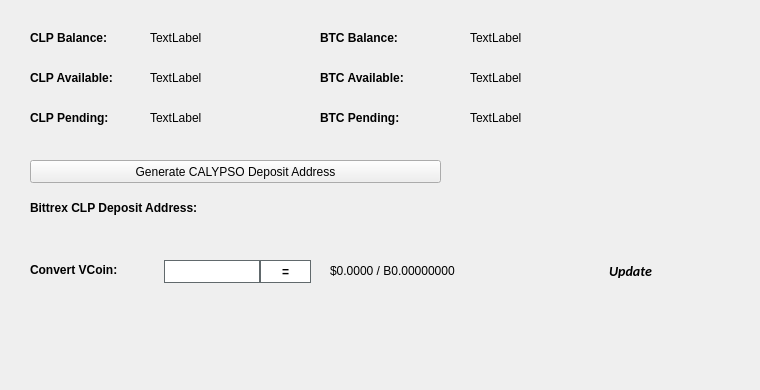
   <widget class="QWidget" name="BalanceTab">
    <attribute name="title">
     <string>Balance</string>
    </attribute>
    <widget class="QLabel" name="BitcoinBalanceLabel">
     <property name="geometry">
      <rect>
       <x>470</x>
       <y>30</y>
       <width>150</width>
       <height>16</height>
      </rect>
     </property>
     <property name="text">
      <string>TextLabel</string>
     </property>
    </widget>
    <widget class="QLabel" name="CLPBalanceLabel">
     <property name="geometry">
      <rect>
       <x>150</x>
       <y>30</y>
       <width>150</width>
       <height>16</height>
      </rect>
     </property>
     <property name="text">
      <string>TextLabel</string>
     </property>
    </widget>
    <widget class="QLabel" name="label_11">
     <property name="geometry">
      <rect>
       <x>30</x>
       <y>30</y>
       <width>101</width>
       <height>16</height>
      </rect>
     </property>
     <property name="font">
      <font>
       <weight>75</weight>
       <bold>true</bold>
      </font>
     </property>
     <property name="text">
      <string>CLP Balance:</string>
     </property>
    </widget>
    <widget class="QLabel" name="label_12">
     <property name="geometry">
      <rect>
       <x>320</x>
       <y>30</y>
       <width>101</width>
       <height>16</height>
      </rect>
     </property>
     <property name="font">
      <font>
       <weight>75</weight>
       <bold>true</bold>
      </font>
     </property>
     <property name="text">
      <string>BTC Balance:</string>
     </property>
    </widget>
    <widget class="QLabel" name="CLPAvailableLabel_2">
     <property name="geometry">
      <rect>
       <x>150</x>
       <y>70</y>
       <width>150</width>
       <height>16</height>
      </rect>
     </property>
     <property name="text">
      <string>TextLabel</string>
     </property>
    </widget>
    <widget class="QLabel" name="label_13">
     <property name="geometry">
      <rect>
       <x>30</x>
       <y>70</y>
       <width>111</width>
       <height>16</height>
      </rect>
     </property>
     <property name="font">
      <font>
       <weight>75</weight>
       <bold>true</bold>
      </font>
     </property>
     <property name="text">
      <string>CLP Available:</string>
     </property>
    </widget>
    <widget class="QLabel" name="label_14">
     <property name="geometry">
      <rect>
       <x>30</x>
       <y>110</y>
       <width>101</width>
       <height>16</height>
      </rect>
     </property>
     <property name="font">
      <font>
       <weight>75</weight>
       <bold>true</bold>
      </font>
     </property>
     <property name="text">
      <string>CLP Pending:</string>
     </property>
    </widget>
    <widget class="QLabel" name="CLPPendingLabel">
     <property name="geometry">
      <rect>
       <x>150</x>
       <y>110</y>
       <width>150</width>
       <height>16</height>
      </rect>
     </property>
     <property name="text">
      <string>TextLabel</string>
     </property>
    </widget>
    <widget class="QLabel" name="label_15">
     <property name="geometry">
      <rect>
       <x>320</x>
       <y>70</y>
       <width>111</width>
       <height>16</height>
      </rect>
     </property>
     <property name="font">
      <font>
       <weight>75</weight>
       <bold>true</bold>
      </font>
     </property>
     <property name="text">
      <string>BTC Available:</string>
     </property>
    </widget>
    <widget class="QLabel" name="BitcoinAvailableLabel">
     <property name="geometry">
      <rect>
       <x>470</x>
       <y>70</y>
       <width>150</width>
       <height>16</height>
      </rect>
     </property>
     <property name="text">
      <string>TextLabel</string>
     </property>
    </widget>
    <widget class="QLabel" name="label_31">
     <property name="geometry">
      <rect>
       <x>320</x>
       <y>110</y>
       <width>111</width>
       <height>16</height>
      </rect>
     </property>
     <property name="font">
      <font>
       <weight>75</weight>
       <bold>true</bold>
      </font>
     </property>
     <property name="text">
      <string>BTC Pending:</string>
     </property>
    </widget>
    <widget class="QLabel" name="BitcoinPendingLabel">
     <property name="geometry">
      <rect>
       <x>470</x>
       <y>110</y>
       <width>150</width>
       <height>16</height>
      </rect>
     </property>
     <property name="text">
      <string>TextLabel</string>
     </property>
    </widget>
    <widget class="QLabel" name="label_33">
     <property name="geometry">
      <rect>
       <x>30</x>
       <y>200</y>
       <width>221</width>
       <height>16</height>
      </rect>
     </property>
     <property name="font">
      <font>
       <weight>75</weight>
       <bold>true</bold>
      </font>
     </property>
     <property name="text">
      <string>Bittrex CLP Deposit Address:</string>
     </property>
    </widget>
    <widget class="QPushButton" name="GenDepositBTN">
     <property name="geometry">
      <rect>
       <x>30</x>
       <y>160</y>
       <width>411</width>
       <height>23</height>
      </rect>
     </property>
     <property name="text">
      <string>Generate CALYPSO Deposit Address</string>
     </property>
     <property name="icon">
      <iconset resource="../calypso.qrc">
       <normaloff>:/icons/bitcoin</normaloff>:/icons/bitcoin</iconset>
     </property>
    </widget>
    <widget class="QLabel" name="DepositAddressLabel">
     <property name="geometry">
      <rect>
       <x>200</x>
       <y>200</y>
       <width>261</width>
       <height>16</height>
      </rect>
     </property>
     <property name="palette">
      <palette>
       <active>
        <colorrole role="WindowText">
         <brush brushstyle="SolidPattern">
          <color alpha="255">
           <red>0</red>
           <green>0</green>
           <blue>0</blue>
          </color>
         </brush>
        </colorrole>
        <colorrole role="Text">
         <brush brushstyle="SolidPattern">
          <color alpha="255">
           <red>0</red>
           <green>0</green>
           <blue>255</blue>
          </color>
         </brush>
        </colorrole>
       </active>
       <inactive>
        <colorrole role="WindowText">
         <brush brushstyle="SolidPattern">
          <color alpha="255">
           <red>0</red>
           <green>0</green>
           <blue>0</blue>
          </color>
         </brush>
        </colorrole>
        <colorrole role="Text">
         <brush brushstyle="SolidPattern">
          <color alpha="255">
           <red>0</red>
           <green>0</green>
           <blue>255</blue>
          </color>
         </brush>
        </colorrole>
       </inactive>
       <disabled>
        <colorrole role="WindowText">
         <brush brushstyle="SolidPattern">
          <color alpha="255">
           <red>120</red>
           <green>120</green>
           <blue>120</blue>
          </color>
         </brush>
        </colorrole>
        <colorrole role="Text">
         <brush brushstyle="SolidPattern">
          <color alpha="255">
           <red>120</red>
           <green>120</green>
           <blue>120</blue>
          </color>
         </brush>
        </colorrole>
       </disabled>
      </palette>
     </property>
     <property name="font">
      <font>
       <weight>75</weight>
       <bold>true</bold>
      </font>
     </property>
     <property name="text">
      <string/>
     </property>
     <property name="alignment">
      <set>Qt::AlignRight|Qt::AlignTrailing|Qt::AlignVCenter</set>
     </property>
     <property name="textInteractionFlags">
      <set>Qt::LinksAccessibleByMouse|Qt::TextSelectableByKeyboard|Qt::TextSelectableByMouse</set>
     </property>
    </widget>
    <widget class="QLabel" name="label_8">
     <property name="geometry">
      <rect>
       <x>460</x>
       <y>300</y>
       <width>281</width>
       <height>81</height>
      </rect>
     </property>
     <property name="text">
      <string/>
     </property>
     <property name="pixmap">
      <pixmap>:/images/bittrex</pixmap>
     </property>
    </widget>
    <widget class="QWidget" name="widgetConversion" native="true">
     <property name="geometry">
      <rect>
       <x>0</x>
       <y>250</y>
       <width>751</width>
       <height>43</height>
      </rect>
     </property>
     <property name="minimumSize">
      <size>
       <width>0</width>
       <height>43</height>
      </size>
     </property>
     <property name="styleSheet">
      <string notr="true"/>
     </property>
     <widget class="QPushButton" name="btnUpdateMarketData">
      <property name="geometry">
       <rect>
        <x>575</x>
        <y>0</y>
        <width>111</width>
        <height>41</height>
       </rect>
      </property>
      <property name="sizePolicy">
       <sizepolicy hsizetype="Expanding" vsizetype="Expanding">
        <horstretch>0</horstretch>
        <verstretch>0</verstretch>
       </sizepolicy>
      </property>
      <property name="font">
       <font>
        <family>calibri</family>
        <pointsize>-1</pointsize>
        <weight>75</weight>
        <italic>true</italic>
        <bold>true</bold>
       </font>
      </property>
      <property name="styleSheet">
       <string notr="true">margin:0px;text-align:center;padding:2px;border-radius:3px;font-style:italic;width:100px;font-size:14px;font-family:calibri;font-weight:600;</string>
      </property>
      <property name="text">
       <string>Update</string>
      </property>
      <property name="iconSize">
       <size>
        <width>150</width>
        <height>35</height>
       </size>
      </property>
      <property name="autoDefault">
       <bool>true</bool>
      </property>
      <property name="default">
       <bool>true</bool>
      </property>
     </widget>
     <widget class="QLabel" name="lblConvertVCoin">
      <property name="geometry">
       <rect>
        <x>30</x>
        <y>10</y>
        <width>131</width>
        <height>20</height>
       </rect>
      </property>
      <property name="styleSheet">
       <string notr="true"/>
      </property>
      <property name="text">
       <string>&lt;html&gt;&lt;head/&gt;&lt;body&gt;&lt;p&gt;&lt;span style=&quot; font-weight:600;&quot;&gt;Convert VCoin:&lt;/span&gt;&lt;/p&gt;&lt;/body&gt;&lt;/html&gt;</string>
      </property>
     </widget>
     <widget class="QLineEdit" name="txtConvertVCoinQty">
      <property name="geometry">
       <rect>
        <x>160</x>
        <y>10</y>
        <width>100</width>
        <height>23</height>
       </rect>
      </property>
      <property name="minimumSize">
       <size>
        <width>100</width>
        <height>23</height>
       </size>
      </property>
      <property name="maximumSize">
       <size>
        <width>100</width>
        <height>16777215</height>
       </size>
      </property>
      <property name="styleSheet">
       <string notr="true">border: 1px solid #61696c;margin-left:4px;</string>
      </property>
     </widget>
     <widget class="QPushButton" name="btnConvertCalypso">
      <property name="geometry">
       <rect>
        <x>260</x>
        <y>10</y>
        <width>51</width>
        <height>23</height>
       </rect>
      </property>
      <property name="minimumSize">
       <size>
        <width>0</width>
        <height>23</height>
       </size>
      </property>
      <property name="styleSheet">
       <string notr="true">border:1px solid #61696c;background:white;font-weight:600;</string>
      </property>
      <property name="text">
       <string>=</string>
      </property>
     </widget>
     <widget class="QLabel" name="lblConvertVCoinResults">
      <property name="geometry">
       <rect>
        <x>330</x>
        <y>0</y>
        <width>201</width>
        <height>41</height>
       </rect>
      </property>
      <property name="styleSheet">
       <string notr="true"/>
      </property>
      <property name="text">
       <string>$0.0000 / B0.00000000</string>
      </property>
     </widget>
     <widget class="QLabel" name="iconOverviewUpdateWait">
      <property name="geometry">
       <rect>
        <x>670</x>
        <y>10</y>
        <width>24</width>
        <height>24</height>
       </rect>
      </property>
      <property name="text">
       <string/>
      </property>
      <property name="pixmap">
       <pixmap resource="../calypso.qrc">:/icons/transaction_1</pixmap>
      </property>
      <property name="scaledContents">
       <bool>true</bool>
      </property>
      <property name="alignment">
       <set>Qt::AlignCenter</set>
      </property>
     </widget>
    </widget>
   </widget>
